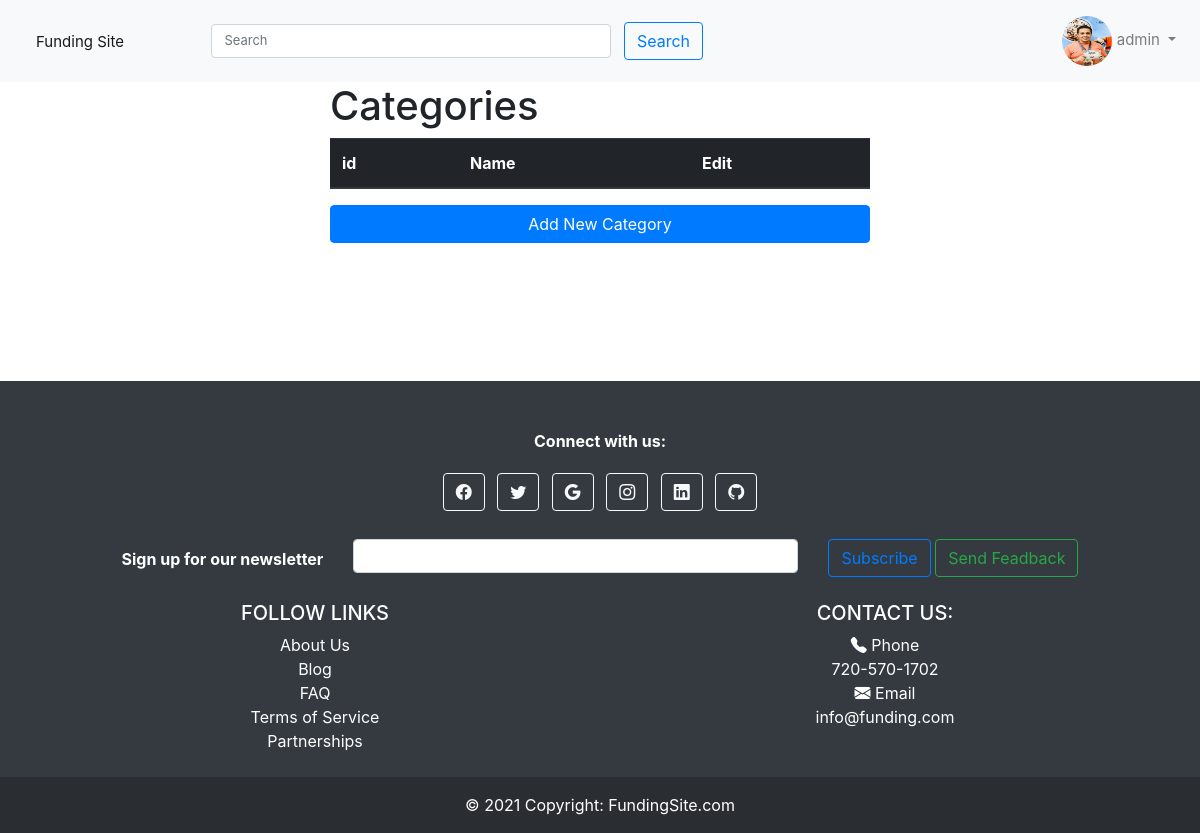
Before: /category/show_categories/ (signed in) with the older database file.
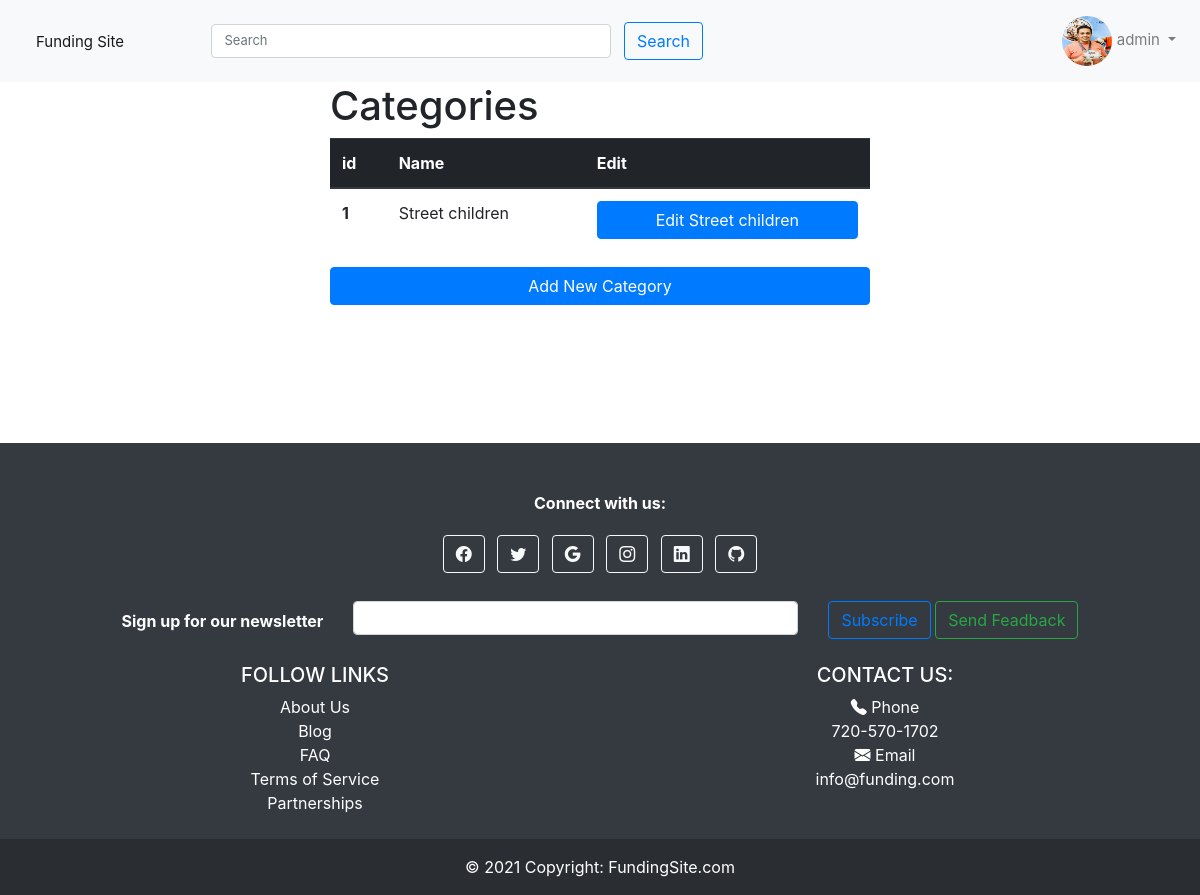
After: the same page with the newer database file.
### category/models.py (models this page shows, shortened)
class Category(models.Model):
    user = models.ForeignKey(settings.AUTH_USER_MODEL,
                             on_delete=models.CASCADE)
    name = models.CharField(max_length=20)

### category/views.py (the view)
# urls.py: path('show_categories/', show_categories, name='show_categories'),
@login_required
@permission_required('is_superuser')
def show_categories(request):
    categories = Category.objects.all()
    return render(request, 'category/show_categories.html', {'categories': categories})

### templates/category/show_categories.html (shortened to what this page needs)
{% extends '../base.html' %}
{% block contain %}
<div class="container">
<div class="row">
<div class="col-lg-3">
    </div>
    <div class="col-lg-6">
        <h1>Categories</h1>
        <table class="table">
  <thead class="thead-dark">
    <tr>
      <th scope="col">id</th>
      <th scope="col">Name</th>
      <th scope="col">Edit</th>
    </tr>
  </thead>
  <tbody>
    {% for category in categories%}
    <tr>
      <th scope="row">{{category.pk}}</th>
      <td>{{category.name}}</td>
      <td><a class="btn btn-primary btn-block" href="{% url 'category:edit_category' category.pk%}">Edit {{category.name}}</a></td>
    </tr>
    {% endfor %}
  </tbody>
</table>
        <a href="{% url 'category:add_category' %}" class="btn btn-primary btn-block">Add New Category</a>
    </div>
    <div class="col-lg-3">
    </div>
</div>
</div>
{% endblock contain %}

Changed rows visible on the page:
added Category: pk "1", name "Street children"
